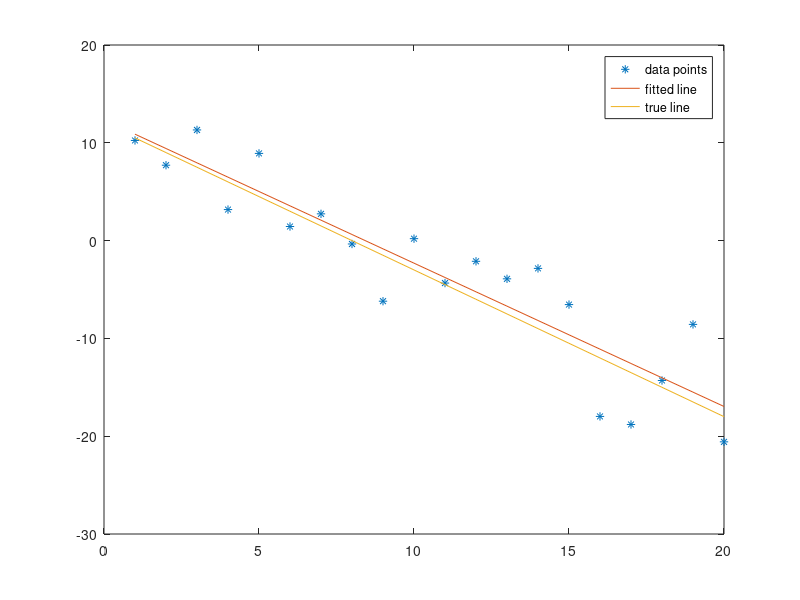

Reproduce this figure in MATLAB.
# this generates data according to classical model
# and shows the OLS fit

n = 20;
x = 1:n;
x = x';

x = [ones(n,1) x];
beta = [12; -1.5];
true = x*beta;
e = 4*randn(n,1);
y = true + e;

# the OLS coefficients
b = inverse(x'*x)*x'*y;

# Plot the fitted line
yhat = x*b;
x = x(:,2);
#title("Example OLS fit");
xlabel("X");
plot(x, y, "*;data points;", x, yhat, "-;fitted line;", x, true, "-;true line;")
%print("OlsFit.svg", "-dsvg");


